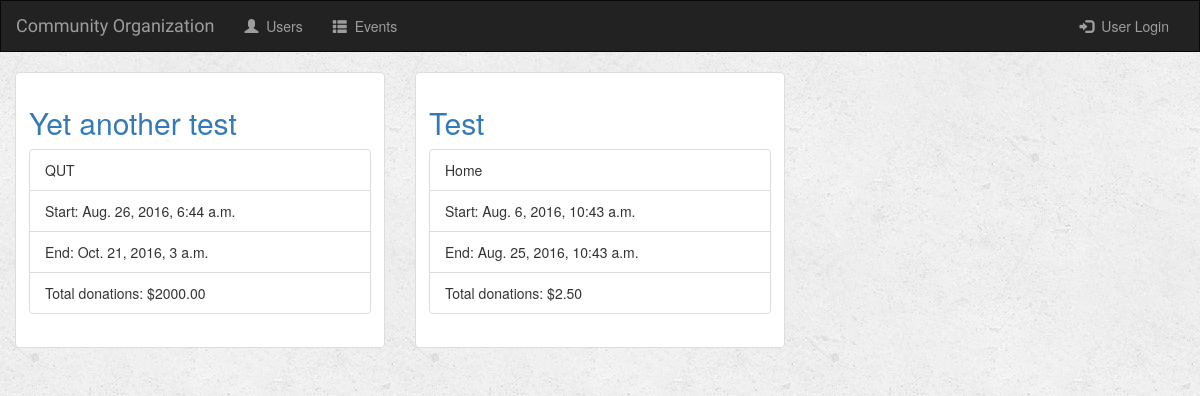
Screenshot of /events/ with the database file from the repository.
### events/models.py (models this page shows, shortened)
class Event(models.Model):
    event_name = models.CharField(max_length=100)
    event_location = models.CharField(max_length=500)
    event_cost = models.DecimalField(max_digits=7, decimal_places=2, default=0.0)
    start_date = models.DateTimeField('start date')
    end_date = models.DateTimeField('end date')

### events/views.py (the view)
def event_list_view(request):
    event_list = Event.objects.order_by('-start_date')
    donation_list = event_donation_list(event_list)
    data_list = zip(event_list, donation_list)
    context = {
        'data_list': data_list,
        'user': request.user,
    }
    return render(request, 'events/eventIndex.html', context)

### events/utils.py (called while the page is built)
def event_donation_total(event):
	donations = 0
	for event_donation in UserDonation.objects.filter(event=event):
		donations += event_donation.donation
	return donations

def event_donation_list(event_list):
	donations_list = [];
	for event in event_list:
		donations_list.append(event_donation_total(event))
	return donations_list

### events/templates/events/eventIndex.html (shortened to what this page needs)
{% extends 'events/base.html' %}
{% block body %}
    <div class="container-fluid">
        <div class="row">
            {% include "events/_event_data.html" %}
        </div>
    </div>
{% endblock %}

### events/templates/events/base.html (shortened to what this page needs)
<!DOCTYPE html>
<html lang="en">
<head>
    {% load staticfiles %}
    <link rel="stylesheet" href="https://maxcdn.bootstrapcdn.com/bootstrap/3.3.7/css/bootstrap.min.css">
    <link rel="stylesheet" type="text/css" href="{% static 'style.css' %}"/>
</head>
<body>
<nav class="navbar navbar-inverse">
    <div class="container-fluid">
        <div class="navbar-header">
            <a class="navbar-brand" href="{% url 'event_list_view' %}">Community Organization</a>
        </div>
        <div class="collapse navbar-collapse" id="topNavBar">
            <ul class="nav navbar-nav">
                <li class="{% block user_active %}{% endblock %}"><a href="{% url 'user_view' %}"><span class="glyphicon glyphicon-user" aria-hidden="true"></span>&nbsp; Users</a></li>
                <li class="{% block event_list %}{% endblock %}"><a href="{% url 'event_list_view' %}"><span class="glyphicon glyphicon-th-list" aria-hidden="true"></span>&nbsp; Events</a></li>
            </ul>
            <ul class="nav navbar-nav navbar-right">
                {% if user.is_authenticated %}
                <li>
                    <a href="{% url 'user_logout_view' %}">
                        <span class="glyphicon glyphicon-off" aria-hidden="true"></span>&nbsp; Logout
                    </a>
                </li>
                {% else %}
                <li class="{% block user_login_active %}{% endblock %}">
                    <a href="{% url 'user_login_view' %}">
                        <span class="glyphicon glyphicon-log-in" aria-hidden="true"></span>&nbsp; User Login
                    </a>
                </li>
                {% endif %}
            </ul>
        </div>
    </div>
</nav>
{% block body %}
{% endblock %}
</body>
</html>

### events/templates/events/_event_data.html
{% if data_list %}
    {% for event, donation in data_list %}
        <div class="col-sm-4 col-lg-4">
            <div class="thumbnail">
                <div class="caption">
                    <h2 class="form-signin-heading"><a href="{% url 'event_view' event.id %}">{{ event.event_name }}</a></h2>
                    <ul class="list-group">
                        <li class="list-group-item">{{ event.event_location }}</li>
                        <li class="list-group-item">Start: {{ event.start_date }}</li>
                        <li class="list-group-item">End: {{ event.end_date }}</li>
                        <li class="list-group-item">Total donations: ${{ donation }}</li>
                    </ul>
                </div>
            </div>
        </div>
    {% endfor %}
{% else %}
    <p>No Events.</p>
{% endif %}

### events/static/style.css (style rules this page uses)
body { background: white url("images/background.png"); }
.navbar { border-radius: 0; }
.navbar-brand { font-family: 'Satisfy', cursive; }

### rows the page displays
Event: event_name "Yet another test", event_location "QUT", start_date "Aug. 26, 2016, 6:44 a.m.", end_date "Oct. 21, 2016, 3 a.m.", donation "2000.00"
Event: event_name "Test", event_location "Home", start_date "Aug. 6, 2016, 10:43 a.m.", end_date "Aug. 25, 2016, 10:43 a.m.", donation "2.50"
